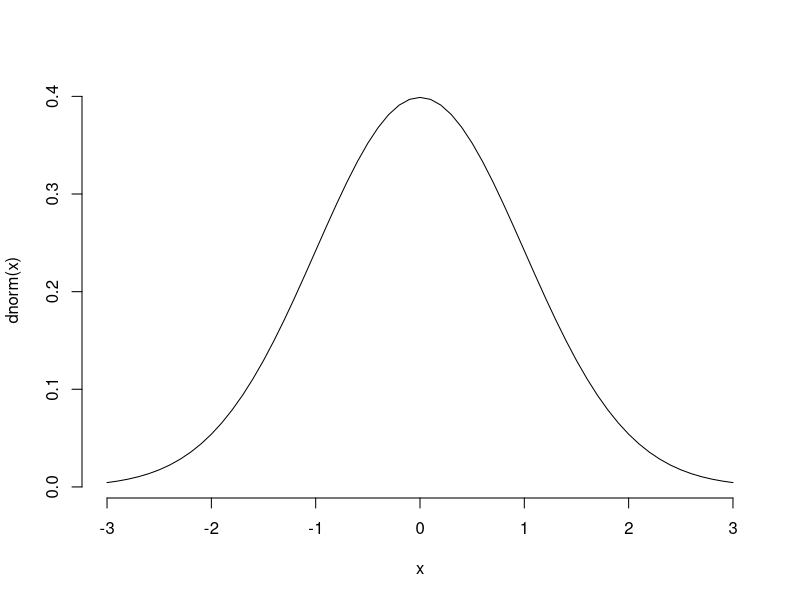
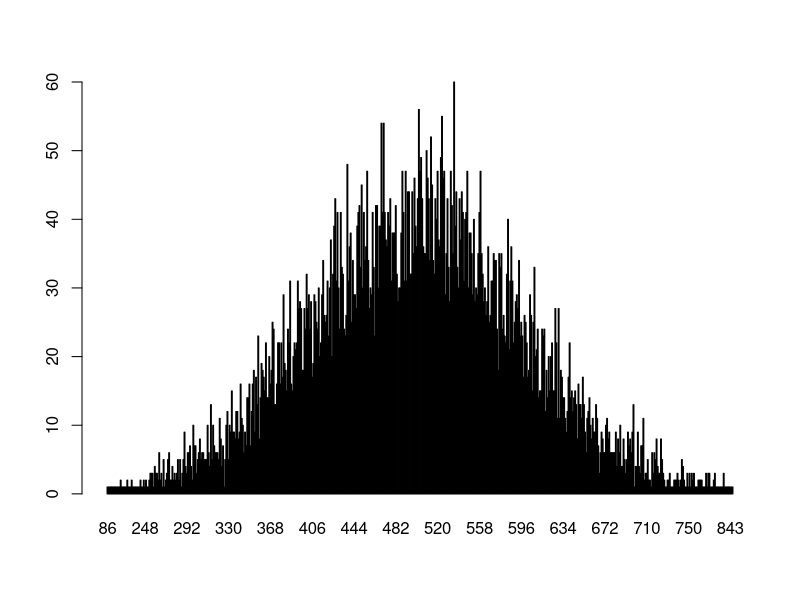

Source code (R) for these figures, in order:
#1. Write a R program to take input from the user (name and age) and display the values. 
#Also print the version of R installation.

library(dplyr)

name <- readline(prompt="Enter name: ")
age <- readline(prompt="Enter age: ")
print(name)
print(age)

version

#2. Write a R program to get the details of the objects in memory. 
ls.str()

3. #Write a R program to create a sequence of numbers from 20 to 50 and 
#find the mean of numbers from 20 to 60 and sum of numbers from 51 to 91.
numbers1 <- seq(20,50)
mean(seq(20,60))
sum(seq(51,91))

#4. Write a R program to create a vector which contains 10 random integer values between -50 and +50
runif(10, min=-50, max=50)

#5. Write a R program to get the first 10 Fibonacci numbers.
# -> to ask. Not sure what is happening. 
Fibonacci <- numeric(10)
Fibonacci[1] <- Fibonacci[2] <- 1
for (i in 3:10) Fibonacci[i] <- Fibonacci[i - 2] + Fibonacci[i - 1]
print("Ten Fibonacci Number = ")
print(Fibonacci)

#7Write a R program to print the numbers from 1 to 100 and print "Fizz" for multiples of 3, 
#print "Buzz" for multiples of 5, and print "FizzBuzz" for multiples of both.
print(seq(0,100))
fizz <- "fizz"
replicate(3, "Fizz")
replicate(5, "Buzz")
replicate(8, "Buzz")

#->correct answer:
for (n in 1:100) {
  if (n %% 3 == 0 & n %% 5 == 0) {print("FizzBuzz")}
  else if (n %% 3 == 0) {print("Fizz")}
  else if (n %% 5 == 0) {print("Buzz")}
  else print(n)
}

#Write a R program to find the factors of a given number
print_factors = function(n) {
  print(paste("The factors of",n,"are:"))
  for(i in 1:n) {
    if((n %% i) == 0) {
      print(i)
    }
  }
}
print_factors(10)

#10. Write a R program to find the maximum and the minimum value of a given vector.
test_vector <- c(1, 5, 90, 100, 2)
min(test_vector)
max(test_vector)

#13 Write a R program to create a list of random numbers in normal distribution 
#and count occurrences of each value   
numbers2 <- runif(20)
table(numbers2)

#15 Write a R program to create three vectors numeric data, character data and logical data. 
#Display the content of the vectors and their type.
num <- c(1L, 2L, 3L)
char <- c("hello", "bye")
logic <- c(TRUE, FALSE)
print(num)
typeof(num)
print(char)
typeof(char)
print(logic)
typeof(logic)

#22 Write a R program to create  bell curve of a random normal distribution.
x = seq(-3, 3, 0.1)
plot(x = x, y = dnorm(x), type="l", bty="n")

#-> correct answer: 
n = floor(rnorm(10000, 500, 100))
t = table(n)
barplot(t)

#25 Write a R program to create a Dataframes which contain details of 5 employees and display the details
names <- c("person1", "person2", "person3", "person4", "person5")
age <- c(20L, 40L, 28L, 80L, 33L)
salary <- c(1000L, 250L, 500L, 2000L, 490L)
fired <- c(T, T, F, F, F)
employees.data <- data.frame(names, age, salary, fired)

#26 Write a R program to create a Data Frames which contain details of 5 employees and display 
#summary of the data

class(employees.data)
head(employees.data)
summary(employees.data)